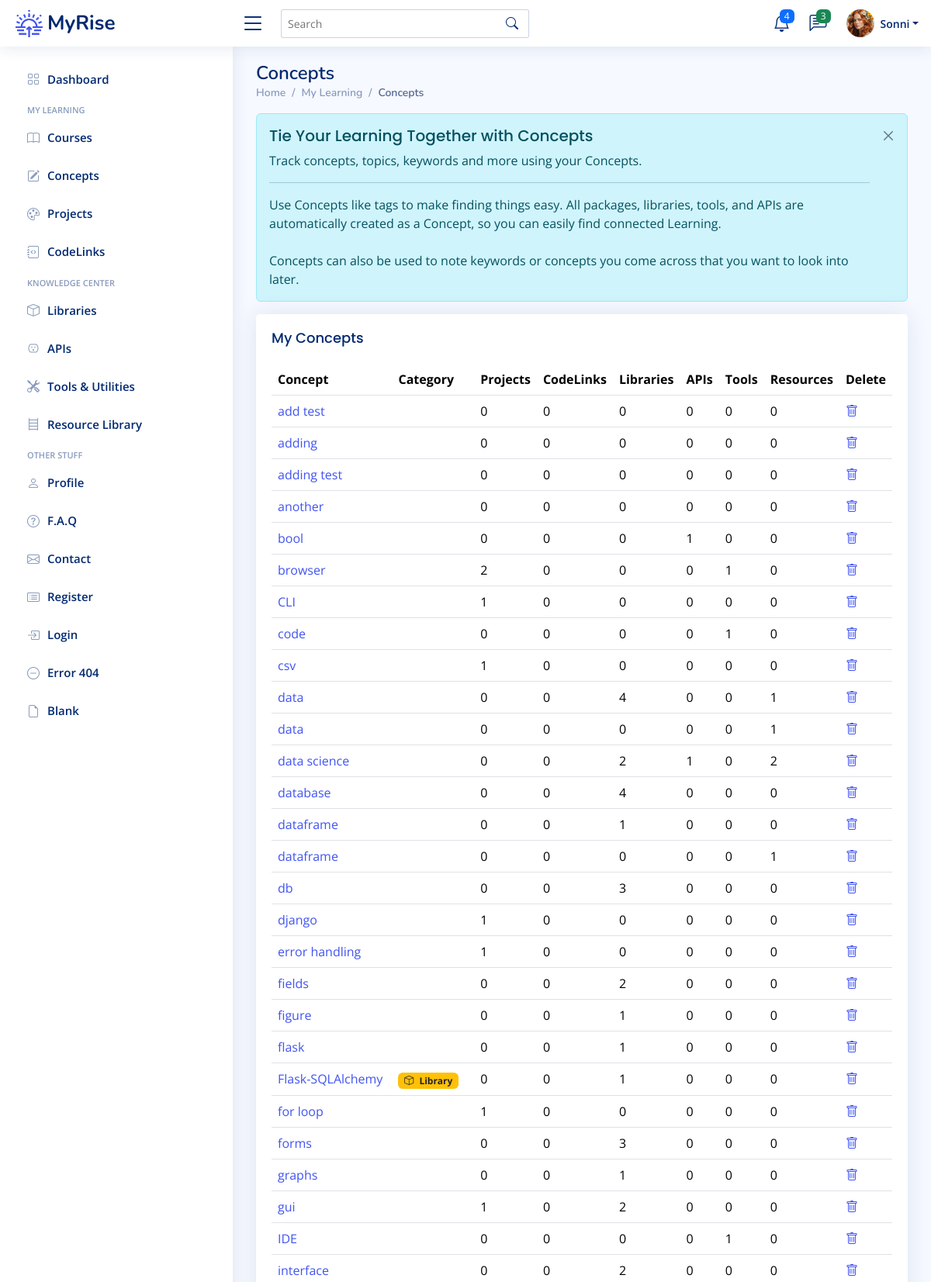
Page /concepts (signed in, upper part) on the committed database.
### app/models.py (models this page shows)
class User(UserMixin, db.Model):
    __tablename__ = "users"
    id: Mapped[int] = mapped_column(Integer, primary_key=True)
    email: Mapped[str] = mapped_column(String(100), unique=True)
    password: Mapped[str] = mapped_column(String(250))
    name: Mapped[str] = mapped_column(String(1000))
    display_name: Mapped[str] = mapped_column(String(1000))
    projects: Mapped[List["Project"]] = relationship(back_populates="user")
    events: Mapped[List["Event"]] = relationship(back_populates="user")
    courses: Mapped[List["Course"]] = relationship(back_populates="user")
    libraries: Mapped[List["Library"]] = relationship(back_populates="user")
    apis: Mapped[List["API"]] = relationship(back_populates="user")
    tools: Mapped[List["Tool"]] = relationship(back_populates="user")
    resources: Mapped[List["Resource"]] = relationship(back_populates="user")
    repos: Mapped[List["Repository"]] = relationship(back_populates="user")
    codelinks: Mapped[List["CodeLink"]] = relationship(back_populates="user")
    concepts: Mapped[List["Concept"]] = relationship('Concept', secondary=user_concept, backref='user')

class Concept(db.Model):
    __tablename__ = "concepts"
    id: Mapped[int] = mapped_column(Integer, primary_key=True)
    concept_term: Mapped[str] = mapped_column(String(50), nullable=False)
    category: Mapped[str] = mapped_column(String(100), nullable=True)
    description: Mapped[str] = mapped_column(Text, nullable=True)
    date_added: Mapped[datetime.date] = mapped_column(Date, nullable=False)

### app/routes.py (the view)
@app.route('/concepts')
@login_required
def concepts_page():
    get_concepts = db.session.execute(db.select(Concept).order_by(func.lower(Concept.concept_term))).scalars().all()
    concepts = [concept for concept in get_concepts]
    return render_template('concepts.html', concepts=concepts, concept_badge=concept_categories)

### app/models.py (called while the page is built)
@login_manager.user_loader
def load_user(user_id):
    return db.get_or_404(User, user_id)

### app/templates/concepts.html (shortened to what this page needs)
{% extends 'base.html' %}
{% from 'bootstrap5/form.html' import render_form %}
{% block content %}
	<main id="main" class="main">
    <div class="pagetitle">
      <h1>Concepts</h1>
      <nav>
        <ol class="breadcrumb">
          <li class="breadcrumb-item"><a href="index.html">Home</a></li>
          <li class="breadcrumb-item">My Learning</li>
          <li class="breadcrumb-item active">Concepts</li>
        </ol>
      </nav>
    </div>
	<div class="alert alert-info  alert-dismissible fade show" role="alert">
		<h4 class="alert-heading">Tie Your Learning Together with Concepts</h4>
		<p>Track concepts, topics, keywords and more using your Concepts.</p>
		<hr>
 		<p class="mb-0">Use Concepts like tags to make finding things easy.
			All packages, libraries, tools, and APIs are automatically created as a Concept, so you can easily find connected Learning.</p>
		<br>
		<p class="mb-0">Concepts can also be used to note keywords or concepts you come across that you want to look into later.</p>
		<button type="button" class="btn-close" data-bs-dismiss="alert" aria-label="Close"></button>
	  </div>
	 <div class="card">
		<div class="card-body">
		  <h5 class="card-title">My Concepts</h5>
		  <table class="table table-hover">
			<thead>
			  <tr>
				<th scope="col">Concept</th>
				<th scope="col">Category</th>
			    <th scope="col">Projects</th>
			    <th scope="col">CodeLinks</th>
			    <th scope="col">Libraries</th>
			    <th scope="col">APIs</th>
			    <th scope="col">Tools</th>
			    <th scope="col">Resources</th>
				<th scope="col">Delete</th>
			  </tr>
			</thead>
			<tbody>
			{% for concept in concepts %}
			  <tr>
				<td><a href="{{ url_for('concept_detail', num=concept.id ) }}">{{ concept.concept_term }}</a></td>
				{% if concept.category %}
				  <td><span class="badge {{ concept_badge[concept.category][1] }}"><i class="bi {{ concept_badge[concept.category][2] }} me-1"></i> {{ concept_badge[concept.category][0] }}</span></td>
				{% else %}
				  <td></td>
			    {% endif %}
			    <td>{{ concept.projects|length }}</td>
			    <td>{{ concept.codelinks|length }}</td>
			    <td>{{ concept.libraries|length }}</td>
				<td>{{ concept.apis|length }}</td>
			    <td>{{ concept.tools|length }}</td>
			    <td>{{ concept.resources|length }}</td>
				<td><a href="{{ url_for('delete_concept', num=concept.id) }}"><i class="bi bi-trash"></i></a></td>
			  </tr>
			{% endfor %}
			</tbody>
		  </table>
		</div>
	 </div>
  </main>
{% endblock %}

### app/templates/heading.html (shortened to what this page needs)
{% from 'bootstrap5/nav.html' import render_nav_item %}
{% from 'bootstrap5/form.html' import render_form %}
  <header id="header" class="header fixed-top d-flex align-items-center">
    <div class="d-flex align-items-center justify-content-between">
      <a href="{{ url_for('home') }}" class="logo d-flex align-items-center">
        <img src="{{ url_for('static', filename='img/logo.png') }}" alt="sun-rise">
        <span class="d-none d-lg-block">MyRise</span>
      </a>
      <i class="bi bi-list toggle-sidebar-btn"></i>
    </div>
    <div class="search-bar">
      <form class="search-form d-flex align-items-center" method="POST" action="#">
        <input type="text" name="query" placeholder="Search" title="Enter search keyword">
        <button type="submit" title="Search"><i class="bi bi-search"></i></button>
      </form>
    </div>
    <nav class="header-nav ms-auto">
      <ul class="d-flex align-items-center">
        <li class="nav-item dropdown">
          <a class="nav-link nav-icon" href="#" data-bs-toggle="dropdown">
            <i class="bi bi-bell"></i>
            <span class="badge bg-primary badge-number">4</span>
          </a>
        </li>
        <li class="nav-item dropdown">
          <a class="nav-link nav-icon" href="#" data-bs-toggle="dropdown">
            <i class="bi bi-chat-left-text"></i>
            <span class="badge bg-success badge-number">3</span>
          </a>
        </li>
        <li class="nav-item dropdown pe-3">
          <a class="nav-link nav-profile d-flex align-items-center pe-0" href="#" data-bs-toggle="dropdown">
            <img src="{{ url_for('static', filename='img/profile-img.png') }}" alt="Profile" class="rounded-circle">
            <span class="d-none d-md-block dropdown-toggle ps-2">{{ current_user.display_name }}</span>
          </a>
        </li>
      </ul>
    </nav>
  </header>
  <aside id="sidebar" class="sidebar">
    <ul class="sidebar-nav" id="sidebar-nav">
      <li class="nav-item">
        <a class="nav-link collapsed" href="{{ url_for('home') }}">
          <i class="bi bi-grid"></i>
          <span>Dashboard</span>
        </a>
      </li>
<li class="nav-heading">My Learning</li>
	  <li class="nav-item">
        <a class="nav-link collapsed" href="{{ url_for('courses_page') }}">
          <i class="bi bi-book"></i>
          <span>Courses</span>
        </a>
      </li>
	  <li class="nav-item">
        <a class="nav-link collapsed" href="{{ url_for('concepts_page') }}">
          <i class="bi bi-pencil-square"></i>
          <span>Concepts</span>
        </a>
      </li>
	  <li class="nav-item">
        <a class="nav-link collapsed" href="{{ url_for('projects_page') }}">
          <i class="bi bi-palette"></i>
          <span>Projects</span>
        </a>
      </li>
	  <li class="nav-item">
        <a class="nav-link collapsed" href="{{ url_for('codelinks_page') }}">
          <i class="bi bi-journal-code"></i>
          <span>CodeLinks</span>
        </a>
      </li>
<li class="nav-heading">Knowledge Center</li>
	  <li class="nav-item">
        <a class="nav-link collapsed" href="{{ url_for('libraries_page') }}">
          <i class="bi bi-box"></i>
          <span>Libraries</span>
        </a>
      </li>
	  <li class="nav-item">
        <a class="nav-link collapsed" href="{{ url_for('apis_page') }}">
          <i class="bi bi-outlet"></i>
          <span>APIs</span>
        </a>
      </li>
	  <li class="nav-item">
        <a class="nav-link collapsed" href="{{ url_for('tools_page') }}">
          <i class="bi bi-tools"></i>
          <span>Tools & Utilities</span>
        </a>
      </li>
	  <li class="nav-item">
        <a class="nav-link collapsed" href="{{ url_for('resources_page') }}">
          <i class="bi bi-bookshelf"></i>
          <span>Resource Library</span>
        </a>
      </li>
	<li class="nav-heading">Other Stuff</li>
      <li class="nav-item">
        <a class="nav-link collapsed" href="users-profile.html">
          <i class="bi bi-person"></i>
          <span>Profile</span>
        </a>
      </li>
      <li class="nav-item">
        <a class="nav-link collapsed" href="pages-faq.html">
          <i class="bi bi-question-circle"></i>
          <span>F.A.Q</span>
        </a>
	  </li>
      <li class="nav-item">
        <a class="nav-link collapsed" href="pages-contact.html">
          <i class="bi bi-envelope"></i>
          <span>Contact</span>
        </a>
      </li>
      <li class="nav-item">
        <a class="nav-link collapsed" href="pages-register.html">
          <i class="bi bi-card-list"></i>
          <span>Register</span>
        </a>
      </li>
      <li class="nav-item">
        <a class="nav-link collapsed" href="pages-login.html">
          <i class="bi bi-box-arrow-in-right"></i>
          <span>Login</span>
        </a>
      </li>
      <li class="nav-item">
        <a class="nav-link collapsed" href="pages-error-404.html">
          <i class="bi bi-dash-circle"></i>
          <span>Error 404</span>
        </a>
      </li>
      <li class="nav-item">
        <a class="nav-link collapsed" href="pages-blank.html">
          <i class="bi bi-file-earmark"></i>
          <span>Blank</span>
        </a>
      </li>
    </ul>
  </aside>

### app/static/css/style.css (style rules this page uses)
:root { scroll-behavior: smooth; }
body { font-family: "Open Sans", sans-serif; background: #f6f9ff; color: #444444; }
a { color: #4154f1; text-decoration: none; }
h1, h2, h3, h4, h5, h6 { font-family: "Nunito", sans-serif; }
#main { margin-top: 60px; padding: 20px 30px; transition: all 0.3s; }
.pagetitle { margin-bottom: 10px; }
.pagetitle h1 { font-size: 24px; margin-bottom: 0; font-weight: 600; color: #012970; }
.card { margin-bottom: 30px; border: none; border-radius: 5px; box-shadow: 0px 0 30px rgba(1, 41, 112, 0.1); }
.card-title { padding: 20px 0 15px 0; font-size: 18px; font-weight: 500; color: #012970; font-family: "Poppins", sans-serif; }
.card-body { padding: 0 20px 20px 20px; }
.alert-heading { font-weight: 500; font-family: "Poppins", sans-serif; font-size: 20px; }
.btn-close { background-size: 25%; }
.breadcrumb { font-size: 14px; font-family: "Nunito", sans-serif; color: #899bbd; font-weight: 600; }
.breadcrumb a { color: #899bbd; transition: 0.3s; }
.breadcrumb .breadcrumb-item::before { color: #899bbd; }
.breadcrumb .active { color: #51678f; font-weight: 600; }
.logo { line-height: 1; }
@media (min-width: 1200px) { .logo { width: 280px; } }
.logo img { max-height: 35px; margin-right: 6px; }
.logo span { font-size: 26px; font-weight: 700; color: #012970; font-family: "Nunito", sans-serif; }
.header { transition: all 0.5s; z-index: 997; height: 60px; box-shadow: 0px 2px 20px rgba(1, 41, 112, 0.1); background-color: #fff; padding-left: 20px; }
.header .toggle-sidebar-btn { font-size: 32px; padding-left: 10px; cursor: pointer; color: #012970; }
.header .search-bar { min-width: 360px; padding: 0 20px; }
.header .search-form { width: 100%; }
.header .search-form input { border: 0; font-size: 14px; color: #012970; border: 1px solid rgba(1, 41, 112, 0.2); padding: 7px 38px 7px 8px; border-radius: 3px; transition: 0.3s; width: 100%; }
.header .search-form button { border: 0; padding: 0; margin-left: -30px; background: none; }
.header .search-form button i { color: #012970; }
.header-nav ul { list-style: none; }
.header-nav>ul { margin: 0; padding: 0; }
.header-nav .nav-icon { font-size: 22px; color: #012970; margin-right: 25px; position: relative; }
.header-nav .nav-profile { color: #012970; }
.header-nav .nav-profile img { max-height: 36px; }
.header-nav .nav-profile span { font-size: 14px; font-weight: 600; }
.header-nav .badge-number { position: absolute; inset: -2px -5px auto auto; font-weight: normal; font-size: 12px; padding: 3px 6px; }
.sidebar { position: fixed; top: 60px; left: 0; bottom: 0; width: 300px; z-index: 996; transition: all 0.3s; padding: 20px; overflow-y: auto; scrollbar-width: thin; scrollbar-color: #aab7cf transparent; box-shadow: 0px 0px 20px rgba(1, 41, 112, 0.1); background-color: #fff; }
@media (min-width: 1200px) { #main, #footer { margin-left: 300px; } }
.sidebar-nav { padding: 0; margin: 0; list-style: none; }
.sidebar-nav li { padding: 0; margin: 0; list-style: none; }
.sidebar-nav .nav-item { margin-bottom: 5px; }
.sidebar-nav .nav-heading { font-size: 11px; text-transform: uppercase; color: #899bbd; font-weight: 600; margin: 10px 0 5px 15px; }
.sidebar-nav .nav-link { display: flex; align-items: center; font-size: 15px; font-weight: 600; color: #4154f1; transition: 0.3; background: #f6f9ff; padding: 10px 15px; border-radius: 4px; }
.sidebar-nav .nav-link i { font-size: 16px; margin-right: 10px; color: #4154f1; }
.sidebar-nav .nav-link.collapsed { color: #012970; background: #fff; }
.sidebar-nav .nav-link.collapsed i { color: #899bbd; }

### rows in the picture
User: display_name "Sonni"
Concept: concept_term "add test", projects|length "0", codelinks|length "0", libraries|length "0", apis|length "0", tools|length "0", resources|length "0"
Concept: concept_term "adding", projects|length "0", codelinks|length "0", libraries|length "0", apis|length "0", tools|length "0", resources|length "0"
Concept: concept_term "adding test", projects|length "0", codelinks|length "0", libraries|length "0", apis|length "0", tools|length "0", resources|length "0"
Concept: concept_term "another", projects|length "0", codelinks|length "0", libraries|length "0", apis|length "0", tools|length "0", resources|length "0"
Concept: concept_term "bool", projects|length "0", codelinks|length "0", libraries|length "0", apis|length "1", tools|length "0", resources|length "0"
Concept: concept_term "browser", projects|length "2", codelinks|length "0", libraries|length "0", apis|length "0", tools|length "1", resources|length "0"
Concept: concept_term "CLI", projects|length "1", codelinks|length "0", libraries|length "0", apis|length "0", tools|length "0", resources|length "0"
Concept: concept_term "code", projects|length "0", codelinks|length "0", libraries|length "0", apis|length "0", tools|length "1", resources|length "0"
Concept: concept_term "csv", projects|length "1", codelinks|length "0", libraries|length "0", apis|length "0", tools|length "0", resources|length "0"
Concept: concept_term "data", projects|length "0", codelinks|length "0", libraries|length "4", apis|length "0", tools|length "0", resources|length "1"
Concept: concept_term "data", projects|length "0", codelinks|length "0", libraries|length "0", apis|length "0", tools|length "0", resources|length "1"
Concept: concept_term "data science", projects|length "0", codelinks|length "0", libraries|length "2", apis|length "1", tools|length "0", resources|length "2"
Concept: concept_term "database", projects|length "0", codelinks|length "0", libraries|length "4", apis|length "0", tools|length "0", resources|length "0"
Concept: concept_term "dataframe", projects|length "0", codelinks|length "0", libraries|length "1", apis|length "0", tools|length "0", resources|length "0"
Concept: concept_term "dataframe", projects|length "0", codelinks|length "0", libraries|length "0", apis|length "0", tools|length "0", resources|length "1"
Concept: concept_term "db", projects|length "0", codelinks|length "0", libraries|length "3", apis|length "0", tools|length "0", resources|length "0"
Concept: concept_term "django", projects|length "1", codelinks|length "0", libraries|length "0", apis|length "0", tools|length "0", resources|length "0"
Concept: concept_term "error handling", projects|length "1", codelinks|length "0", libraries|length "0", apis|length "0", tools|length "0", resources|length "0"
Concept: concept_term "fields", projects|length "0", codelinks|length "0", libraries|length "2", apis|length "0", tools|length "0", resources|length "0"
Concept: concept_term "figure", projects|length "0", codelinks|length "0", libraries|length "1", apis|length "0", tools|length "0", resources|length "0"
Concept: concept_term "flask", projects|length "0", codelinks|length "0", libraries|length "1", apis|length "0", tools|length "0", resources|length "0"
Concept: concept_term "Flask-SQLAlchemy", category "Library", projects|length "0", codelinks|length "0", libraries|length "1", apis|length "0", tools|length "0", resources|length "0"
Concept: concept_term "for loop", projects|length "1", codelinks|length "0", libraries|length "0", apis|length "0", tools|length "0", resources|length "0"
Concept: concept_term "forms", projects|length "0", codelinks|length "0", libraries|length "3", apis|length "0", tools|length "0", resources|length "0"
Concept: concept_term "graphs", projects|length "0", codelinks|length "0", libraries|length "1", apis|length "0", tools|length "0", resources|length "0"
Concept: concept_term "gui", projects|length "1", codelinks|length "0", libraries|length "2", apis|length "0", tools|length "0", resources|length "0"
Concept: concept_term "IDE", projects|length "0", codelinks|length "0", libraries|length "0", apis|length "0", tools|length "1", resources|length "0"
Concept: concept_term "interface", projects|length "0", codelinks|length "0", libraries|length "2", apis|length "0", tools|length "0", resources|length "0"
